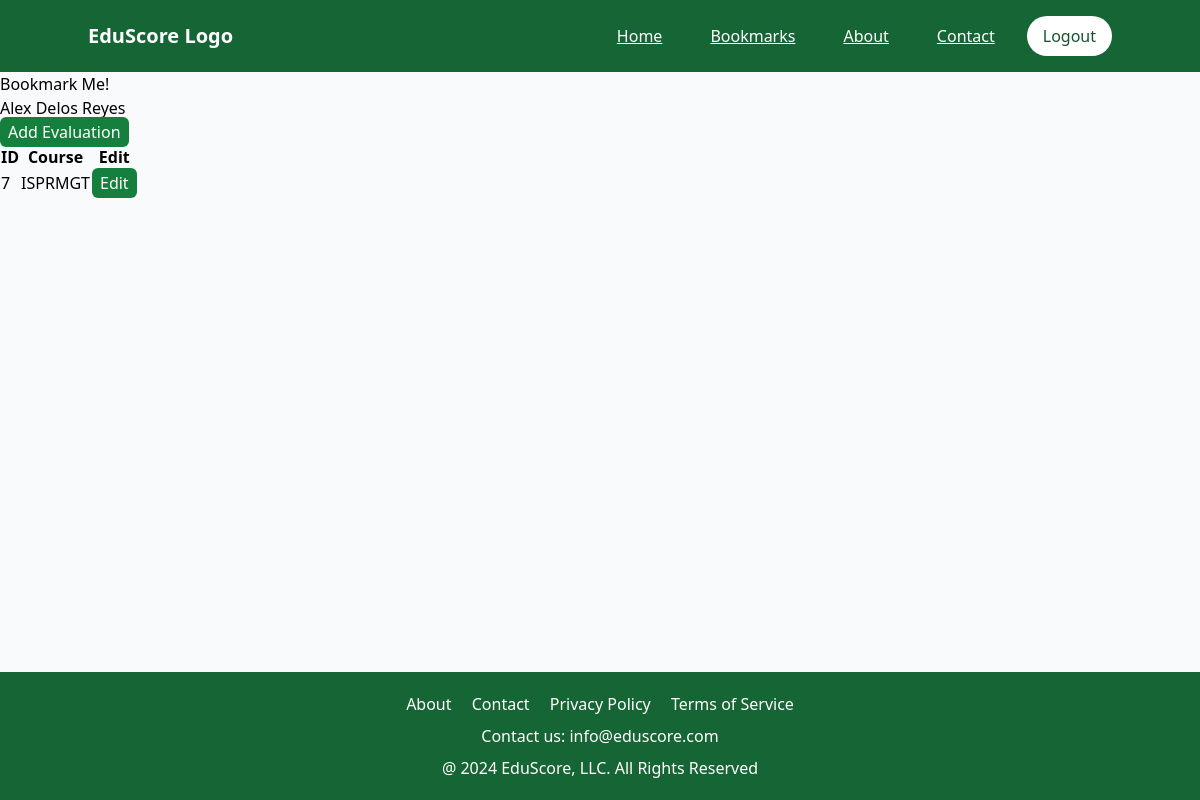
The app's page /teacher/1 (signed in), older data.
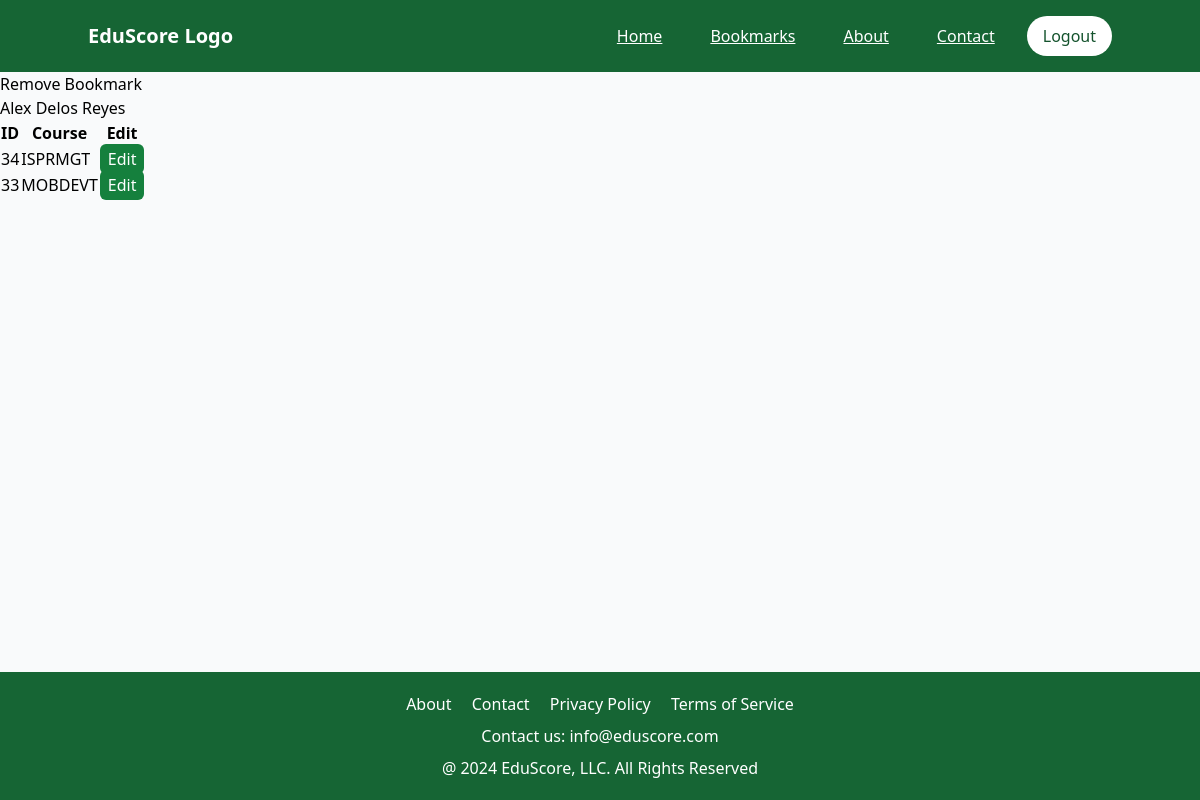
The same page, newer data.
### EvalSys/models.py (models this page shows, shortened)
class EvaluationTB(models.Model):
    UserID = models.ForeignKey(User, on_delete=models.CASCADE)
    TeacherID = models.ForeignKey(TeacherTB, on_delete=models.CASCADE)
    CourseID = models.ForeignKey(CourseTB, on_delete=models.CASCADE)
    Year = models.CharField(max_length=50, null=False, blank=False)
    Term = models.IntegerField(null=False, blank=False)
    ClassModality = models.CharField(max_length=50, null=False, blank=False)
    OverallProfRate = models.IntegerField(null=False, blank=False)
    ProfDifficulty = models.IntegerField(null=False, blank=False)
    RetakeProf = models.BooleanField(null=False, blank=False)
    BigSkyUsageRate = models.IntegerField(null=False, blank=False)
    ProfAttendance = models.IntegerField(null=False, blank=False)
    GradeReceived = models.DecimalField(max_digits=2, decimal_places=1, null=True, blank=True)
    DateAdded = models.DateTimeField(default=timezone.now)
    class Meta:
        unique_together = ('UserID', 'TeacherID', 'CourseID')

class CourseTB(models.Model):
    CourseCode = models.CharField(unique=True, max_length=50, null=False, blank=False)
    CourseName = models.CharField(max_length=100, null=False, blank=False)
    Description = models.TextField(null=True, blank=True)

### EvalSys/views.py (the view)
# urls.py: path('teacher/<teacher_id>', views.TeacherInfo, name='TeacherInfo'),
@login_required(login_url='UserLogin')
def TeacherInfo(request, teacher_id):
    user = request.user
    TeacherRec = TeacherTB.objects.get(pk=teacher_id)
    TCourseRecs = Teacher_CourseTB.objects.filter(TeacherID=teacher_id)
    EvalRecs = EvaluationTB.objects.filter(TeacherID=teacher_id, UserID=user.id)
    try:
        Teacher_BookmarkTB.objects.get(TeacherID=teacher_id, UserID=user.id)
        isMark = True
    except:
        isMark = False
    showAdd = False
    showEdit = False
    if len(EvalRecs) > 0: showEdit = True
    if len(TCourseRecs) != len(EvalRecs): showAdd = True
    return render(request, 'teacherInfo.html', {
        'prof': TeacherRec,
        'Courses': TCourseRecs,
        'Evals': EvalRecs,
        'showAdd': showAdd,
        'showEdit': showEdit,
        'Mark': isMark})

### templates/teacherInfo.html (shortened to what this page needs)
{% extends 'temp_2.html' %}
{% block content %}
    <main>
        {% if Mark == False %}
            <div>
                <a href="{% url 'AddBM' prof.id %}">Bookmark Me!</a>
            </div>
        {% else %}
            <div>
                <a href="{% url 'DelBM' prof.id %}">Remove Bookmark</a>
            </div>
        {% endif %}
        <div>
            <p>{{ prof.FirstName }} {{ prof.LastName }}</p>
            {% if showAdd == True or showAdd == None %}
                <a class="px-2 py-1 rounded-md bg-green-700 text-white" href="{% url 'EvaluateTeacher' prof.id %}">Add Evaluation</a>
            {% endif %}
            {% if showEdit == True %}
                <table>
                    <tr>
                        <th>ID</th>
                        <th>Course</th>
                        <th>Edit</th>
                    </tr>
                    {% for record in Evals %}
                        <tr>
                            <td>{{ record.id }}</td>
                            <td>{{ record.CourseID.CourseCode }}</td>
                            <td>
                                <a class="px-2 py-1 rounded-md bg-green-700 text-white" href="{% url 'EditEval' record.id %}">Edit</a>
                            </td>
                        </tr>
                    {% endfor %}
                </table>
            {% endif %}
        </div>
    </main>
{% endblock %}

Row changes from the older to the newer data that the page shows:
removed EvaluationTB: id "7", CourseID.CourseCode "ISPRMGT"
added EvaluationTB: id "34", CourseID.CourseCode "ISPRMGT"
added EvaluationTB: id "33", CourseID.CourseCode "MOBDEVT"
Text that changed along with them:
text no longer shown: "Bookmark Me! Add Evaluation"
text now shown: "Remove Bookmark"
